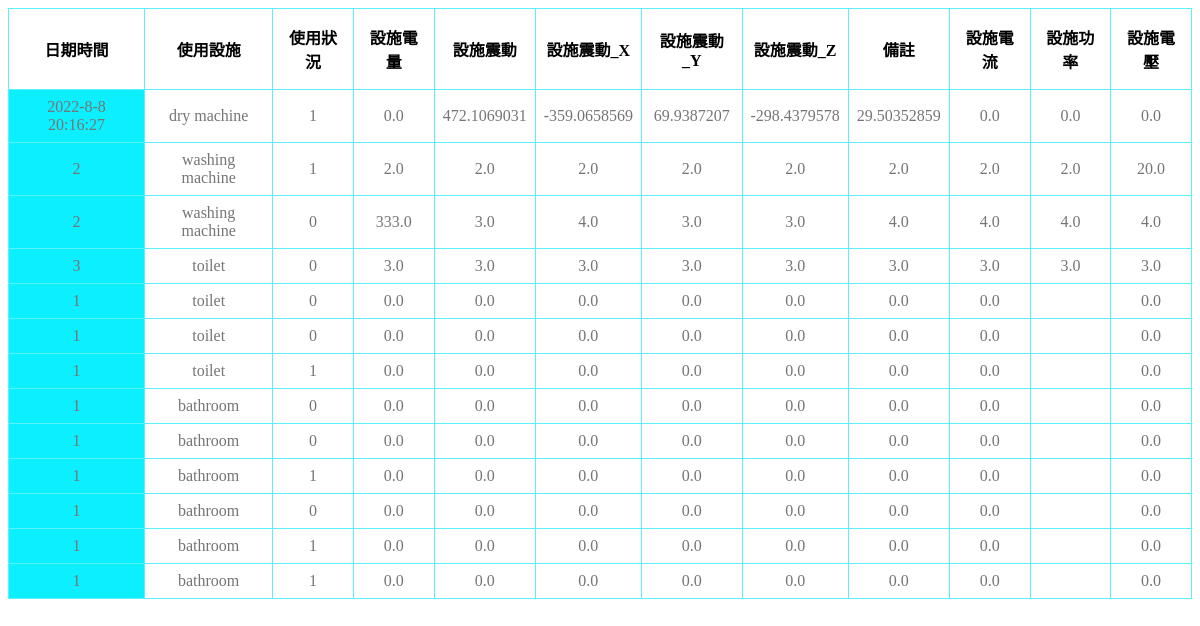
Screenshot of /dorm/info2/ with the database file from the repository.
### dorm/models.py (models this page shows, shortened)
class facilities_secondfloor(models.Model):
	Date = models.CharField(max_length = 30)
	facilities_name = models.CharField(max_length = 20)
	facilities_useage = models.CharField(max_length = 10)
	battery = models.FloatField()
	Acce_X = models.FloatField()
	Acce_Y = models.FloatField()
	Acce_Z = models.FloatField()
	Acce = models.FloatField()
	Temp = models.FloatField()
	Current = models.FloatField()
	Voltage = models.FloatField()
	Power = models.FloatField()

### dorm/views.py (the view)
# urls.py: path('info2/', views.FacilitiesViewSet2.get, name='dorm'),
    def get(request):
        template_name = 'dorm.html'
        queryset = facilities_secondfloor.objects.all()
        return render(request, template_name, {"context":queryset})

### dorm/templates/dorm.html (shortened to what this page needs)
<!DOCTYPE html>
<html lang="en">
<head>
    {% load static %}
    <link rel="stylesheet" href="{% static '/css/dorm.css' %}">
</head>
<body>
    {% load static %}
    <table>
        <thead>
            <tr>
                <th>日期時間</th>
                <th>使用設施</th>
                <th>使用狀況</th>
                <th>設施電量</th>
                <th>設施震動</th>
                <th>設施震動_X</th>
                <th>設施震動_Y</th>
                <th>設施震動_Z</th>
                <th>備註</th>
                <th>設施電流</th>
                <th>設施功率</th>
                <th>設施電壓</th>
            </tr>
        </thead>
        <tbody>
            {% for data in context%}
                <tr>
                    <td class='date'>{{ data.Date }}</td>
                    <td class='facilities name'>{{ data.facilities_name }}</td>
                    <td class='facilities useage'>{{ data.facilities_useage }}</td>
                    <td class='facilities battery'>{{ data.battery }}</td>
                    <td class='facilities Acce'>{{ data.Acce }}</td>
                    <td class='facilities Acce_X'>{{ data.Acce_X }}</td>
                    <td class='facilities Acce_Y'>{{ data.Acce_Y }}</td>
                    <td class='facilities Acce_Z'>{{ data.Acce_Z }}</td>
                    <td class='facilities Temp'>{{ data.Temp }}</td>
                    <td class='facilities Current'>{{ data.Current }}</td>
                    <td class='facilities Power'>{{ data.Power }}</td>
                    <td class='facilities Voltage'>{{ data.Voltage }}</td>
                </tr>
            {% endfor%}
        </tbody>
    </table>
</body>
</html>

### dorm/static/css/dorm.css (style rules this page uses)
table { border: 0; border-collapse: collapse; border-radius: 8px; width: 100%; }
th { border: solid 1px #5ceffe; padding: 16px 8px; }
td { border: solid 1px #5ceffe; text-align: center; padding: 8px; color: #757575; }
.date { background-color: #0ceffe; }

### rows the page displays
facilities_secondfloor: Date "2022-8-8 20:16:27", facilities_name "dry machine", facilities_useage "1", battery "0.0", Acce "472.1069031", Acce_X "-359.0658569", Acce_Y "69.9387207", Acce_Z "-298.4379578", Temp "29.50352859", Current "0.0", Power "0.0", Voltage "0.0"
facilities_secondfloor: Date "2", facilities_name "washing machine", facilities_useage "1", battery "2.0", Acce "2.0", Acce_X "2.0", Acce_Y "2.0", Acce_Z "2.0", Temp "2.0", Current "2.0", Power "2.0", Voltage "20.0"
facilities_secondfloor: Date "2", facilities_name "washing machine", facilities_useage "0", battery "333.0", Acce "3.0", Acce_X "4.0", Acce_Y "3.0", Acce_Z "3.0", Temp "4.0", Current "4.0", Power "4.0", Voltage "4.0"
facilities_secondfloor: Date "3", facilities_name "toilet", facilities_useage "0", battery "3.0", Acce "3.0", Acce_X "3.0", Acce_Y "3.0", Acce_Z "3.0", Temp "3.0", Current "3.0", Power "3.0", Voltage "3.0"
facilities_secondfloor: Date "1", facilities_name "toilet", facilities_useage "0", battery "0.0", Acce "0.0", Acce_X "0.0", Acce_Y "0.0", Acce_Z "0.0", Temp "0.0", Current "0.0", Voltage "0.0"
facilities_secondfloor: Date "1", facilities_name "toilet", facilities_useage "0", battery "0.0", Acce "0.0", Acce_X "0.0", Acce_Y "0.0", Acce_Z "0.0", Temp "0.0", Current "0.0", Voltage "0.0"
facilities_secondfloor: Date "1", facilities_name "toilet", facilities_useage "1", battery "0.0", Acce "0.0", Acce_X "0.0", Acce_Y "0.0", Acce_Z "0.0", Temp "0.0", Current "0.0", Voltage "0.0"
facilities_secondfloor: Date "1", facilities_name "bathroom", facilities_useage "0", battery "0.0", Acce "0.0", Acce_X "0.0", Acce_Y "0.0", Acce_Z "0.0", Temp "0.0", Current "0.0", Voltage "0.0"
facilities_secondfloor: Date "1", facilities_name "bathroom", facilities_useage "0", battery "0.0", Acce "0.0", Acce_X "0.0", Acce_Y "0.0", Acce_Z "0.0", Temp "0.0", Current "0.0", Voltage "0.0"
facilities_secondfloor: Date "1", facilities_name "bathroom", facilities_useage "1", battery "0.0", Acce "0.0", Acce_X "0.0", Acce_Y "0.0", Acce_Z "0.0", Temp "0.0", Current "0.0", Voltage "0.0"
facilities_secondfloor: Date "1", facilities_name "bathroom", facilities_useage "0", battery "0.0", Acce "0.0", Acce_X "0.0", Acce_Y "0.0", Acce_Z "0.0", Temp "0.0", Current "0.0", Voltage "0.0"
facilities_secondfloor: Date "1", facilities_name "bathroom", facilities_useage "1", battery "0.0", Acce "0.0", Acce_X "0.0", Acce_Y "0.0", Acce_Z "0.0", Temp "0.0", Current "0.0", Voltage "0.0"
facilities_secondfloor: Date "1", facilities_name "bathroom", facilities_useage "1", battery "0.0", Acce "0.0", Acce_X "0.0", Acce_Y "0.0", Acce_Z "0.0", Temp "0.0", Current "0.0", Voltage "0.0"
